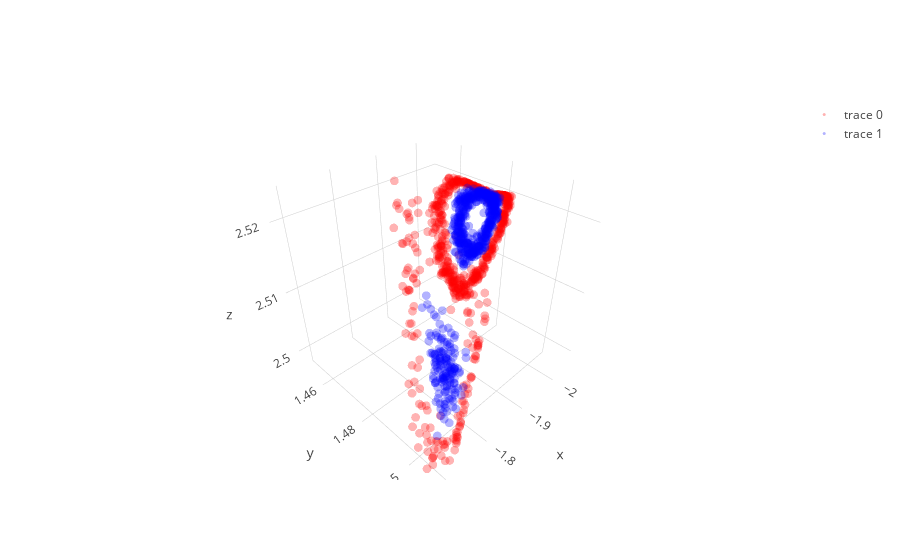

Source (notebook cell):
### Code cell
layer1,layer1_var = l1.feed_non(X)
layer2,layer2_var = l2.feed_non(layer1)
layer3,layer3_var = l3.feed_non(layer2)
layer4,layer4_var = l4.feed_linear(layer3)

# show_3D(layer1)  
# show_3D(layer2)    
show_3D(layer3)   

plt.figure(figsize=(8,6))
plt.scatter(layer4[y==0, 0], np.zeros((len(dsad)//2,1)), color='red',  alpha=0.1)
plt.scatter(layer4[y==1, 0], np.zeros((len(dsad)//2,1)), color='blue', alpha=0.1)
plt.show()

### Figure 1 — Plotly figure (JSON) as saved in the notebook; plotly's stock layout.template omitted (floating-point values rounded to 4 significant figures; data arrays with more than 128 entries replaced by an {"elided": "..."} marker saying what was removed)
{"data": [{"line": {"color": "red", "width": 0.5}, "marker": {"opacity": 0.3, "size": 3}, "mode": "markers", "type": "scatter3d", "uid": "d52c9da6-d9bb-44d3-b981-f2251efe204b", "x": {"elided": "650 float values"}, "y": {"elided": "650 float values"}, "z": {"elided": "650 float values"}}, {"line": {"color": "blue", "width": 0.5}, "marker": {"opacity": 0.3, "size": 3}, "mode": "markers", "type": "scatter3d", "uid": "8d0aba50-9376-4e9c-b13a-9d6c537b6391", "x": {"elided": "650 float values"}, "y": {"elided": "650 float values"}, "z": {"elided": "650 float values"}}], "layout": {}}
